Frame 1 (no input): blank canvas, image omitted
Frame 60 (no input): blank canvas, image omitted
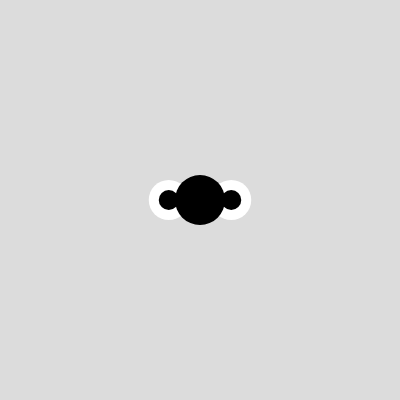
Frame 120 (the mouse pressed at the canvas centre since frame 60)

The p5.js sketch whose frames 1 and 60 were blank and that drew this single picture after the mouse press (run headless with seeded random() and noise() and a simulated clock; from frame 60 on, the mouse is pressed at the canvas centre):

// p5.js sketch
// ── sketch.js
let generateCreature = false;
let creatureW = 0;
let creatureH = 0;
let creatureM = 50;


function setup() {
  createCanvas(400, 400);
  noStroke();
}

function draw() {
  background(220);
  translate(width/2, height/2);

  if(generateCreature){
    creatureBuilder(creatureW, creatureH, creatureM);
  }

}

function creatureBuilder(creatureWidth, creatureHeight, creatureMouth) {
  
// FEET
fill(20,80,100)
circle(50, creatureHeight/2, -creatureHeight/4, 30);
circle(-50, creatureHeight/2, -creatureHeight/4, 30);

  // BODY
  fill(20,90,100)
  ellipse(0, 0, creatureWidth, creatureHeight);

  fill(255)
  circle(creatureWidth/8, -creatureHeight/4, 40)
  circle(-creatureWidth/8, -creatureHeight/4, 40)

  // EYES
  fill(0)
  circle(-creatureWidth/8, -creatureHeight/4, 20)
  circle(creatureWidth/8, -creatureHeight/4, 20)
  
  // MOUTH
  circle(0, creatureHeight/4, creatureMouth);

  // BLUSH
  fill(100,20,20)
  circle(89, -creatureWidth/35, -creatureHeight/30, 20);
  circle(-89, -creatureWidth/35, -creatureHeight/30, 50);

  // HANDS
  fill(20,80,100)
  circle(90, creatureHeight/3, -creatureHeight/4, 30);
  circle(-90, creatureHeight/3, -creatureHeight/4, 30);

   
  
}

function mousePressed() {
  generateCreature = true;
  
  if(mouseX > width/2) {
    creatureM = random(25, 50);

  }
  if(mouseX < width/2) {
    creatureM = random(0, 25);
  }

  creatureW = 250

  if(mouseY < height/2) {
    creatureH = random(250, 500)
  }

  if(mouseY > height/2) {
    creatureH = random(50, 250)
  }

}
